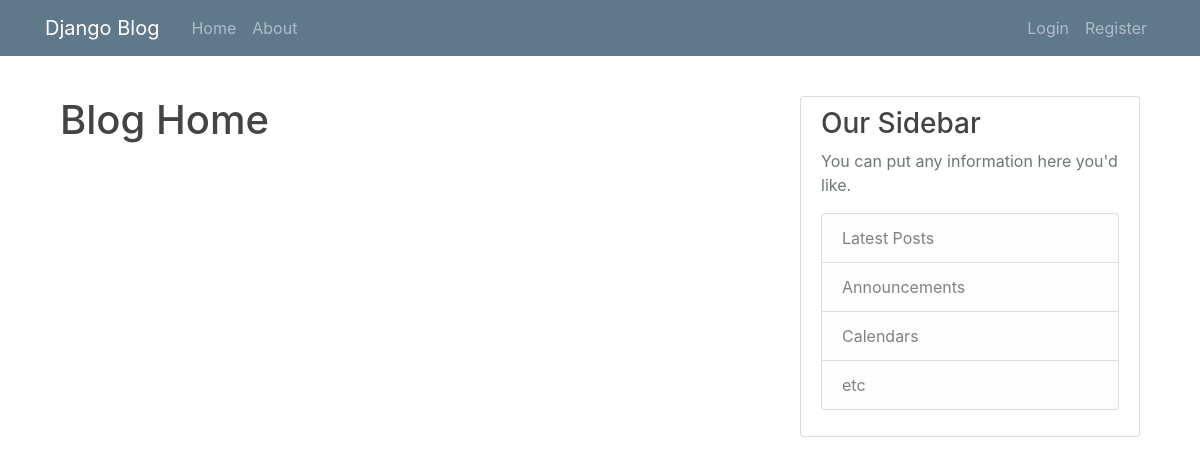
/, run on an earlier commit of the app's database.
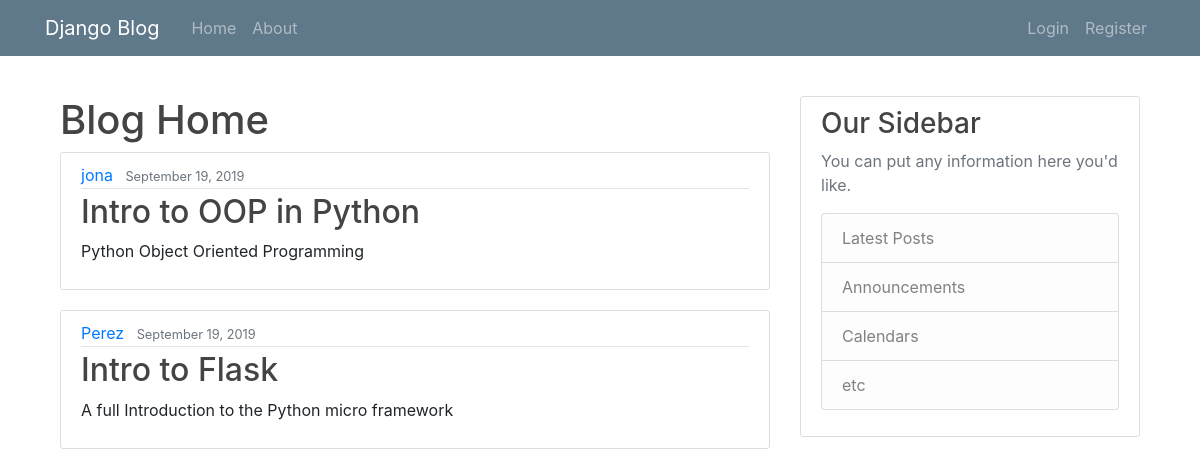
And on a later commit of the database.
### blog/models.py (models this page shows, shortened)
class Post(models.Model):
    title=models.CharField(max_length=100)
    content=models.TextField()
    date_posted=models.DateTimeField(default=timezone.now)
    author=models.ForeignKey(User,on_delete=models.CASCADE) #if a user is deleted, we delete the post

### blog/views.py (the view)
# urls.py: path('', views.home,name='blog-home'),
def home(request):
    context={
        'posts' : Post.objects.all()
    }
    return render(request,'blog/index.html',context=context)

### blog/templates/blog/index.html
{% extends 'blog/base.html' %}
{% block body %}
<h1>Blog Home</h1>
    {% for post in posts %}
<article class="media content-section">
    <div class="media-body">
      <div class="article-metadata">
        <a class="mr-2" href="#">{{ post.author }}</a>
        <small class="text-muted">{{ post.date_posted|date:'F d, Y'}}</small>
      </div>
      <h2><a class="article-title" href="#">{{ post.title }}</a></h2>
      <p class="article-content">{{ post.content }}</p>
    </div>
  </article>
    {% endfor %}
{% endblock body %}

### blog/templates/blog/base.html (shortened to what this page needs)
{%load static %}
<!DOCTYPE html>
<html lang="en">
  <head>
    <link rel="stylesheet" href="https://stackpath.bootstrapcdn.com/bootstrap/4.3.1/css/bootstrap.min.css">
    <link rel="stylesheet" href="{% static 'blog/main.css' %}">
    <link rel="stylesheet" href="{% static 'blog/bootstrap.min.css' %}">
  </head>
  <body>
<header class="site-header">
        <nav class="navbar navbar-expand-md navbar-dark bg-steel fixed-top">
            <div class="container">
            <a class="navbar-brand mr-4" href="{% url 'blog-home'%}">Django Blog</a>
            <div class="collapse navbar-collapse" id="navbarToggle">
                <div class="navbar-nav mr-auto">
                <a class="nav-item nav-link" href="{% url 'blog-home'%}">Home</a>
                <a class="nav-item nav-link" href="{% url 'blog-about'%}">About</a>
                </div>
                <div class="navbar-nav">
                 {% if user.is_authenticated %}
                 <a class="nav-item nav-link" href="{% url 'logout'%}">Log Out</a>
                 {% else %}
                 <a class="nav-item nav-link" href="{% url 'login'%}">Login</a>
                 <a class="nav-item nav-link" href="{% url 'register'%}">Register</a>
                 {% endif %}
                </div>
            </div>
            </div>
        </nav>
        </header>
        <br><br><br><br>
  <div class="container">
    <main role="main" class="container">
            <div class="row">
              <div class="col-md-8">
                {% block body %}{% endblock %}
              </div>
              <div class="col-md-4">
                <div class="content-section">
                  <h3>Our Sidebar</h3>
                  <p class='text-muted'>You can put any information here you'd like.
                    <ul class="list-group">
                      <li class="list-group-item list-group-item-light">Latest Posts</li>
                      <li class="list-group-item list-group-item-light">Announcements</li>
                      <li class="list-group-item list-group-item-light">Calendars</li>
                      <li class="list-group-item list-group-item-light">etc</li>
                    </ul>
                  </p>
                </div>
              </div>
            </div>
          </main>
  </div>
  </body>
  </body>
</html>

### blog/static/blog/main.css (style rules this page uses)
body { background: #fafafa; color: #333333; margin-top: 5rem; }
h1, h2, h3, h4, h5, h6 { color: #444444; }
ul { margin: 0; }
.bg-steel { background-color: #5f788a; }
.site-header .navbar-nav .nav-link { color: #cbd5db; }
.content-section { background: #ffffff; padding: 10px 20px; border: 1px solid #dddddd; border-radius: 3px; margin-bottom: 20px; }
.article-title { color: #444444; }
.article-content { white-space: pre-line; }
.article-metadata { padding-bottom: 1px; margin-bottom: 4px; border-bottom: 1px solid #e3e3e3 }

What changed in the data, as far as the page shows it:
added Post: author "jona", date_posted "September 19, 2019", title "Intro to OOP in Python", content "Python Object Oriented Programming"
added Post: author "Perez", date_posted "September 19, 2019", title "Intro to Flask", content "A full Introduction to the Python micro framework"
